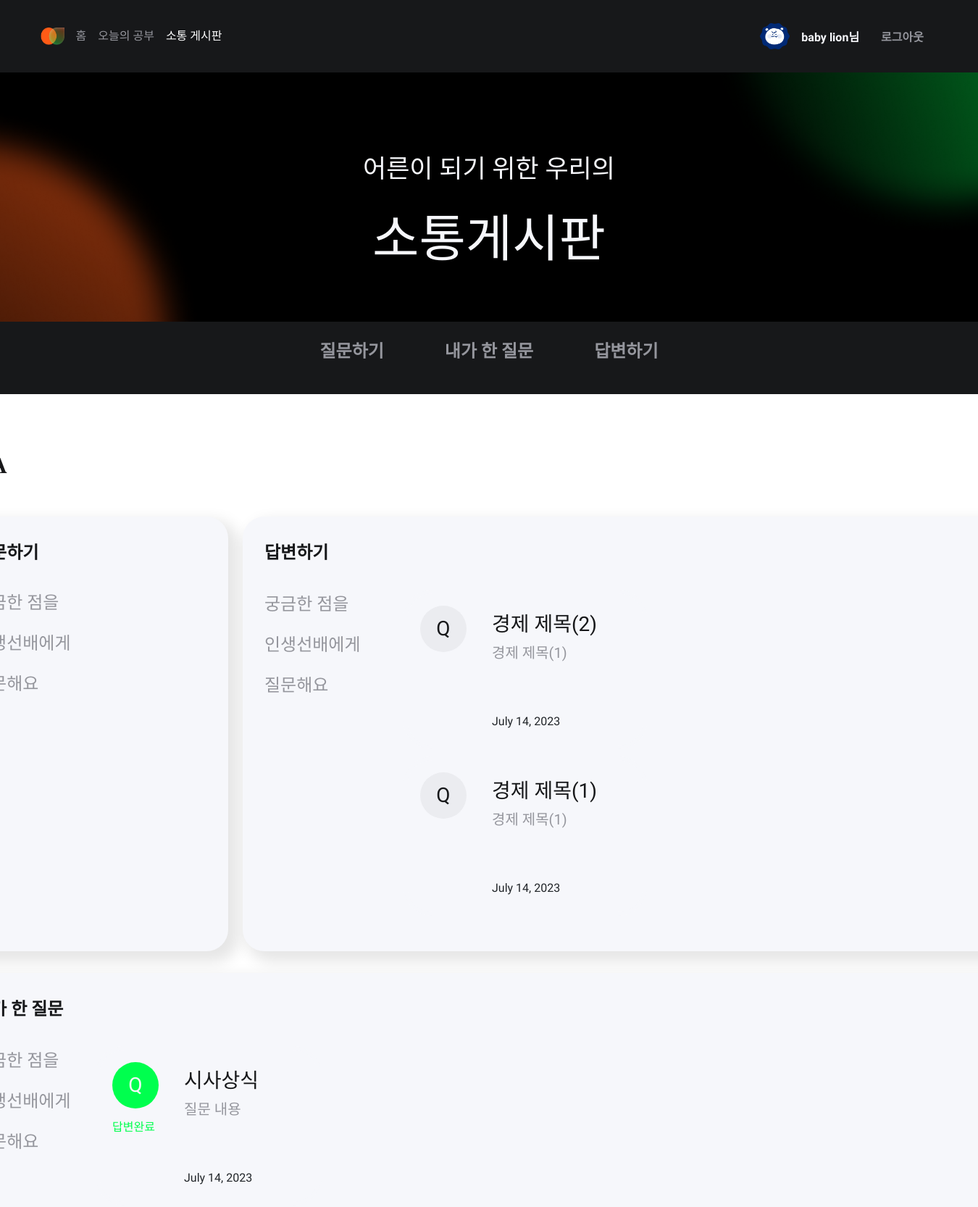
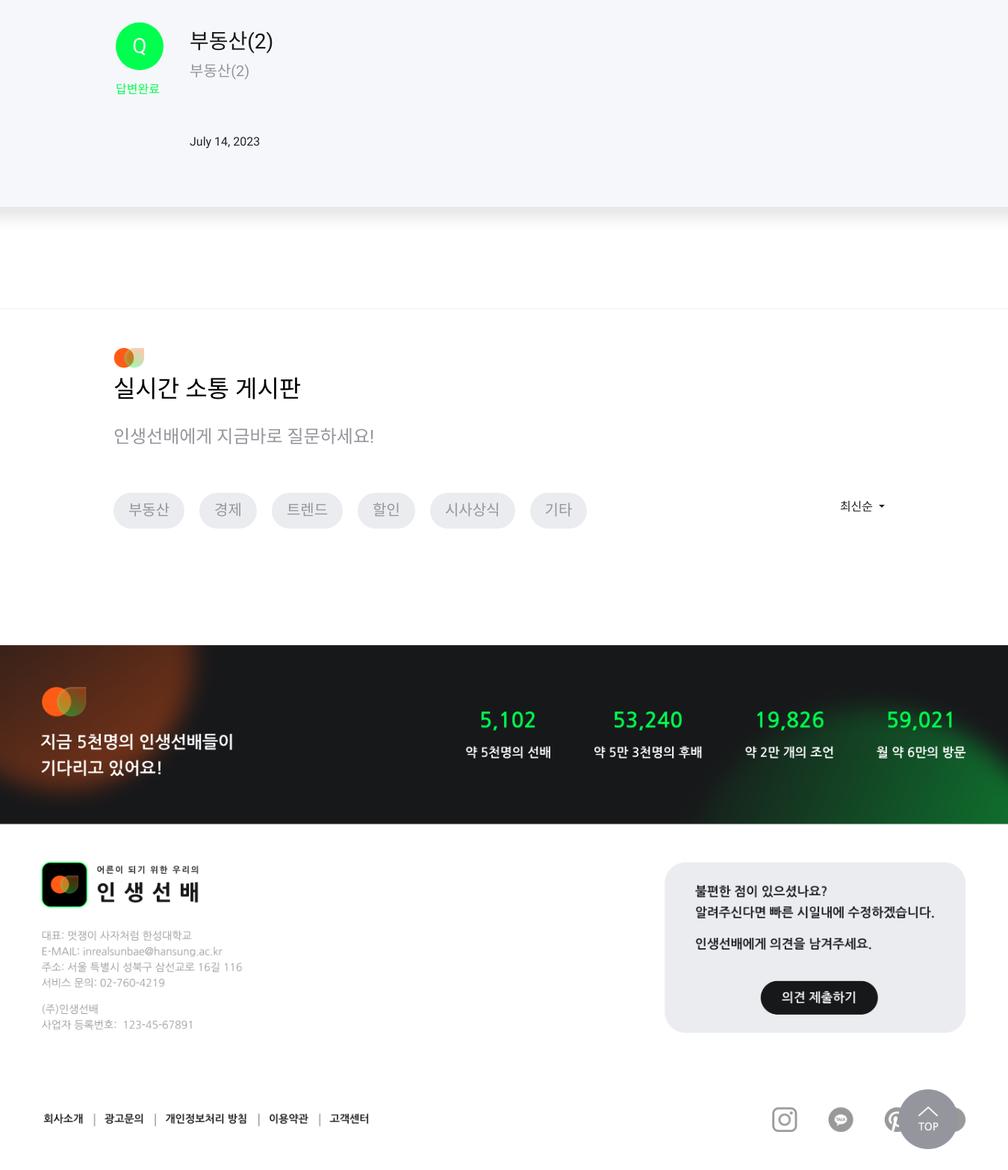
Screenshot of /communication/communication_list (signed in) with the database file from the repository (2 pictures, top to bottom).
### accounts/models.py (models this page shows)
class Profile(models.Model):
    user = models.OneToOneField(User, on_delete=models.CASCADE, default=0)
    name = models.CharField("NAME", max_length=20, default="baby lion") # 사용자 이름
    description = models.CharField("DESCRIPTION", max_length=30, default="안녕하세요! 아기사자입니다.") # 사용자 한 줄 소개
    image = models.ImageField("IMAGE", upload_to="userProfile/", default="static/img/defaultImg.png") # 프로필 사진
    total = models.PositiveIntegerField("TOTAL", default=0) # 전체 맞힌 문제 수
    realty = models.PositiveIntegerField("REALTY", default=0) # 부동산 문제 맞힌 수
    economy = models.PositiveIntegerField("ECONOMY", default=0) # 경제 문제 맞힌 수
    selfDevelopment = models.PositiveIntegerField("SELFDEV", default=0) # 자기개발 문제 맞힌 수
    discount = models.PositiveIntegerField("DISCOUNT", default=0) # 할인 문제 맞힌 수
    commonSense = models.PositiveIntegerField("COMMONSENSE", default=0) # 시사상식 문제 맞힌 수
    etc = models.PositiveIntegerField("ETC", default=0) # 기타 문제 맞힌 수
    answerCount = models.PositiveIntegerField("ANWERCOUNT", default=0) # 답변 수
    recommendCount = models.PositiveIntegerField("RECOMMENDCOUNT", default=0) # 추천 받은 답변 수
    questionCount = models.PositiveIntegerField("QUESTIONCOUNT", default=0) # 질문 수

### communicationApp/models.py (models this page shows)
class Question(models.Model):
    autor       = models.ForeignKey(user, on_delete=models.CASCADE, related_name='author_question') #작성자
    title       = models.CharField("TITLE", max_length=20, default="질문 제목") #질문 제목
    content     = models.TextField("CONTENT", max_length=300, default="질문 내용") #질문 내용
    date        = models.DateField("DATE", auto_now_add=True) #작성일자
    recommend   = models.PositiveIntegerField("RECOMMEND", default=0) #추천수
    category    = models.PositiveIntegerField("CATEGORY") #카테고리
    views       = models.PositiveIntegerField("VIEWS", default=0) #조회수
    answerd     = models.BooleanField("ANSWERD", default=False) #답변 여부

### communicationApp/views.py (the view)
# urls.py: path('communication_list', communication_list, name='communication_list'), #소통게시판 메인
def communication_list(request):
    if request.method == 'POST':
        categoryArr = request.POST.getlist('array[]', None)
        sort = request.POST.get('sort', None)
        categorys=[]
        for index in categoryArr:
            categorys.append(int(index)-1)
        print(categorys)
        print(sort)
        index=0
        for category in categorys:
            if index==0:
                questions = Question.objects.filter(category=category)
            else:
                question = Question.objects.filter(category=category)
                questions = questions | question
            index += 1
        if sort == 'date':
            communication_list = questions.order_by('-date')
        elif sort == 'likes':
            communication_list = questions.order_by('-recommend')
        elif sort == 'views':
            communication_list = questions.order_by('-views')
        elif sort == 'answerd':
            communication_list = questions.filter(answerd=True).order_by('-date')
        else:
            communication_list = questions.filter(answerd=False).order_by('-date')
    else:
        communication_list = Question.objects.all().order_by('-date')
    noQuestion = Question.objects.filter(answerd=False).exclude(autor=request.user).order_by("?")[:2]
    myQuestion = Question.objects.filter(autor=request.user).order_by("?")[:2]
    context = {
        'communication_list': communication_list,
        'noQuestion': noQuestion,
        'myQuestion': myQuestion,
    }
    return render(request, 'communicationApp/communication.html', context)

### templates/communicationApp/communication.html (shortened to what this page needs)
{% load static %}
<!DOCTYPE html>
<html lang="en">
<head>
    <link rel="stylesheet" href="{% static 'css/communicationStyle.css' %}">
    <link rel="stylesheet" href="{% static 'css/default.css' %}">
    <link rel="stylesheet" href="https://cdn.jsdelivr.net/npm/bootstrap@5.3.0/dist/css/bootstrap.min.css">
</head>
<body id="Context">
    <nav>
        <div class="nav-left">
            <img src="{% static 'img/main-nav-logo.png' %}" alt="로고">
            <a href="{% url 'main' %}" style="color: #95969D;">홈</a>
            <a style=" color: #95969D;" href="{% url 'quizApp:studySpace' level=0 %}">오늘의 공부</a>
            <a style=" color: #FFFFFF;" href="{% url 'communicationApp:communication_list' %}">소통 게시판</a>
        </div>
        <div class="nav-right">
            <a href="{% url 'accounts:profile' %}">
                <img class="nav-icon-third" style="margin-right: 15px;" src="{{request.user.profile.image.url}}" alt="">
            </a>
            <p style="color: #FFFFFF;top:50%;margin-bottom: 0px; margin-right:30px;
            color: var(--unnamed, #F6F7FB);
            font-size: 16px;
            font-style: normal;
            font-weight: 700;
            line-height: normal;">{{request.user.profile.name}}님</p>
            <a href="{% url 'accounts:logOut' %}" style="text-decoration: none;
            color: inherit;">
            <p style="color: #FFFFFF;top:50%;margin-bottom: 0px; margin-right:40px;
            color: var(--1, #95969D);
            font-size: 16px;
            font-style: normal;
            font-weight: 700;
            line-height: normal;">로그아웃</p>
            </a>
        </div>
    </nav>
    <header class="study-title">
        <p>어른이 되기 위한 우리의</p>
        <p>소통게시판</p>
    </header>
    <nav id="nav2">
        <a href="{% url 'communicationApp:question_create' %}" style="text-decoration: none;
        color: inherit;margin-right: 84px;"><p id="nav2-first" style="color:#95969D;">질문하기</p></a>
        <a href="{% url 'communicationApp:my_question' %}" style="text-decoration: none;
        color: inherit;margin-right: 84px;"><p id="nav2-second">내가 한 질문</p></a>
        <a href="{% url 'communicationApp:answer_list' %}" style="text-decoration: none;
        color: inherit;"><p>답변하기</p></a>
    </nav>
    <div class="main-scroll-icon">
        <img src="{% static 'img/main-scroll-icon.png' %}" alt="Scroll Icon">
    </div>
    <div id="main-container">
       <div id="question-container">
            <p style="color: #17181A;
            font-family: NanumGothic;
            font-size: 32px;
            font-style: normal;
            font-weight: 700;
            line-height: normal;
            text-align: left;">Q&A</p>
            <div id="question-box">
                <div id="question-box-top">
                    <a href="{% url 'communicationApp:question_create' %}" style="text-decoration: none;
                    color: inherit;">
                        <div id="question-box-question">
                            <p style="color: #17181A;
                            font-family: NanumGothic;
                            font-size: 24px;
                            font-style: normal;
                            font-weight: 700;
                            line-height: normal;">질문하기</p>
                            <div id="question-box-question-content">
                                <p>궁금한 점을</p>
                                <p>인생선배에게</p>
                                <p>질문해요</p>
                            </div>
                        </div>
                    </a>
                    <a href="{% url 'communicationApp:answer_list' %}" style="text-decoration: none;
                    color: inherit;">
                        <div id="question-box-answer">
                            <p style="color: #17181A;
                            font-family: NanumGothic;
                            font-size: 24px;
                            font-style: normal;
                            font-weight: 700;
                            line-height: normal;
                            text-align: left;">답변하기</p>
                            <div id="question-box-answer-content">
                                <div id="question-box-answer-content-left">
                                    <p>궁금한 점을</p>
                                    <p>인생선배에게</p>
                                    <p>질문해요</p>
                                </div>
                                <div style="display: flex; flex-direction: column;">
                                    {% for question in noQuestion %}
                                    <a href="{% url 'communicationApp:communication_detail' question.id %}" style="text-decoration: none;
                                        color: inherit;">
                                            <div class="repeat-box orange" id="question-box-my-question-content-right" style="margin-bottom:    10px;">
                                                <div class="community-box" >
                                                    <div class="community-box-num">
                                                        <p id="unanswer">Q</p>
                                                    </div>
                                                    <div class="community-box-content">
                                                        <p id="community-box-content-title">{{question.title}}</p>
                                                        <p id="community-box-content-detail-content">{{question.content}}</p>
                                                        <div class="community-box-content-footer">
                                                            <div class="content-date">
                                                                <p>{{question.date}}</p>
                                                            </div>
                                                        </div>
                                                    </div>
                                                </div>
                                            </div>
                                    </a>
                                    {% endfor %}
                                </div>
                            </div>
                        </div>
                    </a>
                </div>
                <div id="question-box-bottom">
                    <a href="{% url 'communicationApp:my_question'%}" style="text-decoration: none;
                    color: inherit;">
                        <div id="question-box-my-question">
                            <p style="color: #17181A;
                            font-family: NanumGothic;
                            font-size: 24px;
                            font-style: normal;
                            font-weight: 700;
                            line-height: normal;">내가 한 질문</p>
                            <div id="question-box-my-question-content">
                                <div id="question-box-my-question-content-left">
                                    <p>궁금한 점을</p>
                                    <p>인생선배에게</p>
                                    <p>질문해요</p>
                                </div>
                                <div style="display: flex; flex-direction: column;">
                                    {% for question in myQuestion %}
                                    <a href="{% url 'communicationApp:communication_detail' question.id %}" style="text-decoration: none; color: inherit;">
                                        <div class="repeat-box green" id="question-box-my-question-content-right" style="margin-bottom: 10px;">
                                            <div class="community-box" >
                                                <div class="community-box-num">
                                                    <p id="answer">Q</p>
                                                    <p>답변완료</p>
                                                </div>
                                                <div class="community-box-content">
                                                    <p id="community-box-content-title">{{question.title}}</p>
                                                    <p id="community-box-content-detail-content">{{question.content}}</p>
                                                    <div class="community-box-content-footer">
                                                        <div class="content-date">
                                                            <p>{{question.date}}</p>
                                                        </div>
                                                    </div>
                                                </div>
                                            </div>
                                        </div>
                                    </a>
                                    {% endfor %}
                                </div>
                            </div>
                        </div>
                    </a>
                </div>
            </div>
        </div>
        <hr style="color:  rgba(149, 150, 157, 0.50);width: 100%;">
        <div class="container-community">
        <img id="container-community-logo-img" src="{% static 'img/main-nav-logo.png' %}" alt="">
        <p id="container-community-first-p">실시간 소통 게시판</p>
        <p id="container-community-second-p">인생선배에게 지금바로 질문하세요!</p>
        <div class="container-community-btn-box">
            <div class="container-community-btn">
                <input type="submit" value="부동산" id="one">
                <input type="submit" value="경제" id="two">
                <input type="submit" value="트렌드" id="three">
                <input type="submit" value="할인" id="four">
                <input type="submit" value="시사상식" id="five">
                <input type="submit" value="기타" id="six">
            </div>
            <div class="btn-group">
                <button type="button" class="btn dropdown-toggle" data-bs-toggle="dropdown" aria-expanded="false">
                    최신순
                </button>
            </div>
        </div>
    </div>
    <footer>
        <img src="{% static 'img/footer.png' %}" alt="">
    </footer>
</body>
</html>

### rows the page displays
Question: title "경제 제목(2)", content "경제 제목(1)", date "July 14, 2023"
Question: title "경제 제목(1)", content "경제 제목(1)", date "July 14, 2023"
Question: title "시사상식", content "질문 내용", date "July 14, 2023"
Question: title "부동산(2)", content "부동산(2)", date "July 14, 2023"

### other values shown
{{ request.user.profile.name }} "baby lion"
